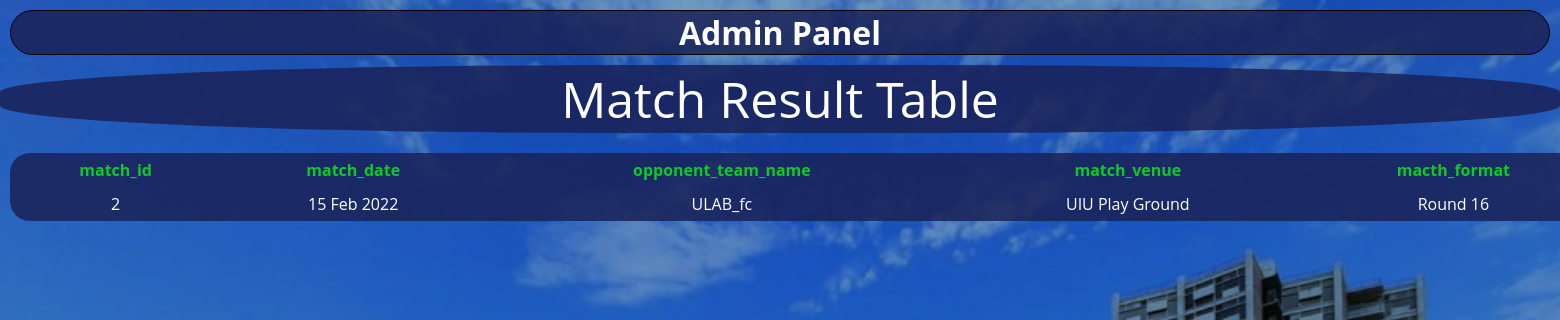
/not_up.php, run on the app's committed database.
### tables this page shows
CREATE TABLE `match_result` (
  `match_id` int(11) NOT NULL,
  `match_date` varchar(50) NOT NULL,
  `opponent_team_name` varchar(50) NOT NULL,
  `match_venue` varchar(50) NOT NULL,
  `match_format` varchar(50) NOT NULL,
  `match_result` varchar(50) NOT NULL,
  `uiu_goal` int(11) DEFAULT NULL,
  `opp_goal` int(11) DEFAULT NULL,
  `tournament_name` varchar(100) DEFAULT NULL
);

### not_up.php (the view, shortened to what this page needs)
<!DOCTYPE html>
<html lang="en" dir="ltr">
  <head>
  </head>
</html>
<?php
  include_once 'dbh.inc.php';
  $sql="Select *
  from match_result
   where match_result = 'not played'
   order by match_id asc";
  $data=mysqli_query($conn,$sql);
  ?>
  <link rel="stylesheet" href="css/style.css">
  <a href="adminhome.php"><h1 class = "heading">Admin Panel</h1></a>
      <header class="pth2">
            Match Result Table <br>
        </header>
  <div>
  <table class="er">
    <tr>
      <th>match_id</th>
      <th>match_date</th>
      <th>opponent_team_name</th>
      <th>match_venue</th>
      <th>macth_format</th>
    </tr>
    <?php
    while($result=mysqli_fetch_assoc($data)){
      echo "<tr>
      <td>".$result['match_id']."</td>
      <td>".$result['match_date']."</td>
      <td>".$result['opponent_team_name']."</td>
      <td>".$result['match_venue']."</td>
      <td>".$result['match_format']."</td>
      <td>".$result['match_result']."</td>
      </tr>";
    }
?>
</table>
</div>

### css/style.css (style rules this page uses)
a { color: #fff; text-decoration: none; }
th { padding: 6px; }
td { padding: 6px; color: #ffffff; }
table { width: 1890px; text-align: center; margin-left: auto; margin-right: auto; border-collapse: collapse; margin: 10px; margin-top: 20px; color: rgb(14, 202, 39); background:rgba(26, 35, 88, 0.856); border-radius: 20px; }
header { text-align: center; }

### not_up.php (style rules this page uses)
.pth2 { font-size: 50px; background-color: rgba(26, 35, 88, 0.856) ; margin:auto; border:#d16015 1px; border-radius: 40%; color:rgb(255, 255, 255); }
.heading { text-align: center; border: 1px solid black; background-color: rgba(26, 35, 88, 0.856); border-radius: 50px; margin: 10px; }

### data on the page
match_result: match_id "2", match_date "15 Feb 2022", opponent_team_name "ULAB_fc", match_venue "UIU Play Ground", match_format "Round 16"
